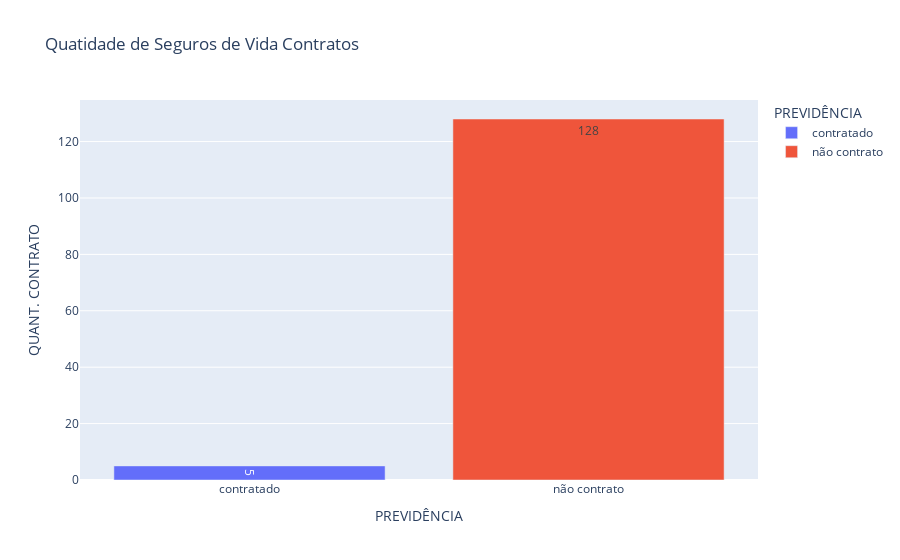

Notebook cell for this chart:
### Code cell
fig = px.bar(
    quant_prev,
    x="PREVIDÊNCIA",
    y="QUANT. CONTRATO",
    text="QUANT. CONTRATO",
    color="PREVIDÊNCIA",
    title="Quatidade de Seguros de Vida Contratos")

fig.show()

### Figure 1 — Plotly figure (JSON) as saved in the notebook; plotly's stock layout.template omitted (floating-point values rounded to 4 significant figures)
{"data": [{"alignmentgroup": "True", "hovertemplate": "PREVIDÊNCIA=%{x}<br>QUANT. CONTRATO=%{text}<extra></extra>", "legendgroup": "contratado", "marker": {"color": "#636efa", "pattern": {"shape": ""}}, "name": "contratado", "offsetgroup": "contratado", "orientation": "v", "showlegend": true, "text": [5], "textposition": "auto", "type": "bar", "x": ["contratado"], "xaxis": "x", "y": [5], "yaxis": "y"}, {"alignmentgroup": "True", "hovertemplate": "PREVIDÊNCIA=%{x}<br>QUANT. CONTRATO=%{text}<extra></extra>", "legendgroup": "não contrato", "marker": {"color": "#EF553B", "pattern": {"shape": ""}}, "name": "não contrato", "offsetgroup": "não contrato", "orientation": "v", "showlegend": true, "text": [128], "textposition": "auto", "type": "bar", "x": ["não contrato"], "xaxis": "x", "y": [128], "yaxis": "y"}], "layout": {"barmode": "relative", "legend": {"title": {"text": "PREVIDÊNCIA"}, "tracegroupgap": 0}, "title": {"text": "Quatidade de Seguros de Vida Contratos"}, "xaxis": {"anchor": "y", "autorange": true, "categoryarray": ["contratado", "não contrato"], "categoryorder": "array", "domain": [0, 1], "range": [-0.5, 1.5], "title": {"text": "PREVIDÊNCIA"}, "type": "category"}, "yaxis": {"anchor": "x", "autorange": true, "domain": [0, 1], "range": [0, 134.7], "title": {"text": "QUANT. CONTRATO"}, "type": "linear"}}}
